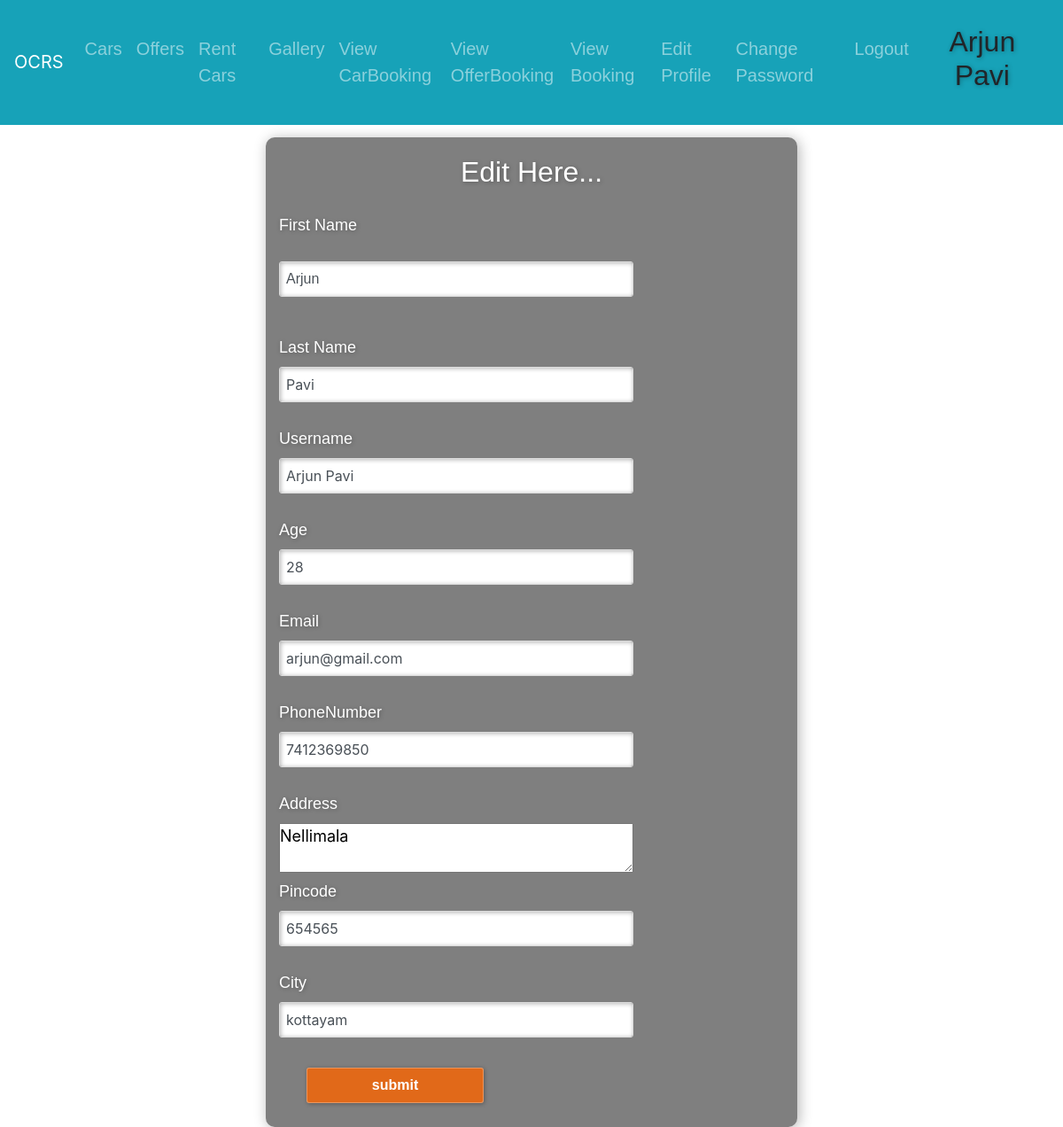
The page /editprofile/ (signed in) on the database its author committed.
### sample/models.py (models this page shows)
class User(AbstractUser):
    usertype = models.CharField(max_length=50,default=True)
    age = models.IntegerField(verbose_name="Age",default=0)
    address = models.CharField(max_length=100,default=True)
    ph = models.IntegerField(default=0)
    city = models.CharField(max_length=50,default=True)
    pincode = models.IntegerField(default=0)

### sample/views.py (the view)
# urls.py: path('editprofile/',edit_profile,name='editprofile'),
@login_required(login_url="/login/")
def edit_profile(request):
    if request.method == 'POST':
        users = User.objects.get(pk=request.user.id)
        users.first_name = request.POST.get('fname')
        users.last_name = request.POST.get('lname')
        users.username = request.POST.get('uname')
        users.age = request.POST.get('age')
        users.email = request.POST.get('email')
        users.ph = request.POST.get('ph')
        users.address = request.POST.get('address')
        users.city = request.POST.get('city')
        users.pincode = request.POST.get('pincode')
        users.save()
        return redirect(user_fn)
    else:
        users = User.objects.get(pk=request.user.id)
        return render(request,'edit_profile.html',{'data':users})

### sample/templates/edit_profile.html (shortened to what this page needs)
{% extends 'userbase.html' %}
{% block content %}
{% load static %}
<!DOCTYPE html>
<html lang="en">
<head>
    <link rel="stylesheet" href="https://maxcdn.bootstrapcdn.com/bootstrap/4.0.0/css/bootstrap.min.css">
</head>
<body>
    <div class="main">
        <div class="register">
            <h2>Edit Here...</h2>
            <form method="POST">
                <div class="col-sm-6">
                    <label class="col-md-6.5 control-label">First Name<label><br>
                    <input type="text" name="fname" id="name" value="{{data.first_name}}" class="form-control"><br>
                </div>
                <div class="col-sm-6">
                    <label class="col-md-6.5 control-label">Last Name</label>
                    <input type="text" name="lname" id="name" value="{{data.last_name}}" class="form-control"><br>
                </div>
                <div class="col-sm-6">
                    <label class="col-md-6.5 control-label">Username</label><br>
                    <input type="text" name="uname" id="name" value="{{data.username}}" class="form-control"><br>
                </div>
                <div class="col-sm-6">
                    <label class="col-md-6.5 control-label">Age</label><br>
                    <input type="number" name="age" id="name" value="{{data.age}}"  class="form-control"><br>
                </div>
                <div class="col-sm-6">
                    <label class="col-md-6.5 control-label">Email</label>
                    <input type="email" name="email" id="name" value="{{data.email}}" class="form-control"><br>
                </div>
                <div class="col-sm-6">
                    <label class="col-md-3.5 control-label">PhoneNumber</label>
                    <input type="number" name="ph" id="name" value="{{data.ph}}"  class="form-control"><br>
                </div>
                <div class="col-sm-6">
                    <label class="col-md-6.5 control-label">Address</label>
                    <textarea class="textarea"  id="textarea" name="address" class="form-control">{{data.address}}</textarea><br>
                </div>
                    <div class="col-sm-6">
                    <label class="col-md-6.5 control-label">Pincode</label>
                    <input type="number" name="pincode" id="name" value="{{data.pincode}}"  class="form-control"><br>
                </div>
                <div class="col-sm-6">
                    <label class="col-md-6.5 control-label">City</label>
                    <input type="text" name="city" id="name" value="{{data.city}}"  class="form-control"><br>
                </div>
                <div class="btn col-sm-4" style="margin-left: 33px;" >
                    <input type="submit" value="submit" name="submit" id="submit">
                </div>
            </form>
        </div>
    </div>
</body>
</html>
{% endblock content %}

### sample/templates/userbase.html (shortened to what this page needs)
<!DOCTYPE html>
<html lang="en">
<head>
    {% load static %}
    <link rel="stylesheet" href="https://maxcdn.bootstrapcdn.com/bootstrap/4.0.0/css/bootstrap.min.css">
</head>
<body>
      <nav class="navbar navbar-expand-lg navbar-dark  bg-info">
         <a class="navbar-brand" href="#">OCRS</a>
        <div class="collapse navbar-collapse justify-content-end" id="navbarNav">
          <ul class="navbar-nav">
            <li class="nav-item">
              <a class="nav-link" href="{% url 'car' %}">Cars</a>
            </li>
            <li class="nav-item">
              <a class="nav-link" href="{% url 'offers' %}">Offers</a>
            </li>
            <li class="nav-item">
              <a class="nav-link" href="{% url 'useraddcar' %}">Rent Cars</a>
            </li>
            <li class="nav-item">
              <a class="nav-link" href="{% url 'user_image' %}">Gallery</a>
            </li>
            <li class="nav-item">
              <a class="nav-link" href="{% url 'user_viewcarbook' %}">View CarBooking</a>
            </li>
            <li class="nav-item">
              <a class="nav-link" href="{% url 'user_viewoffer' %}">View OfferBooking</a>
            </li>
            <li class="nav-item">
              <a class="nav-link" href="{% url 'user_view' %}">View Booking</a>
            </li>
            <li class="nav-item">
              <a class="nav-link" href="{% url 'editprofile' %}">Edit Profile</a>
            </li>
            <li class="nav-item">
              <a class="nav-link" href="{% url 'changeps' %}">Change Password</a>
            </li>
            <li class="nav-item">
              <a class="nav-link" href="{% url 'logout_user' %}">Logout</a>
            </li>
          </ul>
          <div class="Profile">
            {% if request.user.is_authenticated %}
            <h2>{{request.user}}</h2>
            {% endif%}
          </div>
        </div>
      </nav>
      {% block content %}
      {% endblock content %}
</body>
</html>

### sample/templates/userbase.html (style rules this page uses)
h2 { color:darkred; font-family: cursive; }
.collapse ul li a { font-size: 20px; font-family: Arial, Helvetica, sans-serif; }

### rows shown on the page
User: user "Arjun Pavi", fname "Arjun", lname "Pavi", uname "Arjun Pavi", age "28", email "arjun@gmail.com", ph "7412369850", address "Nellimala", pincode "654565", city "kottayam"
